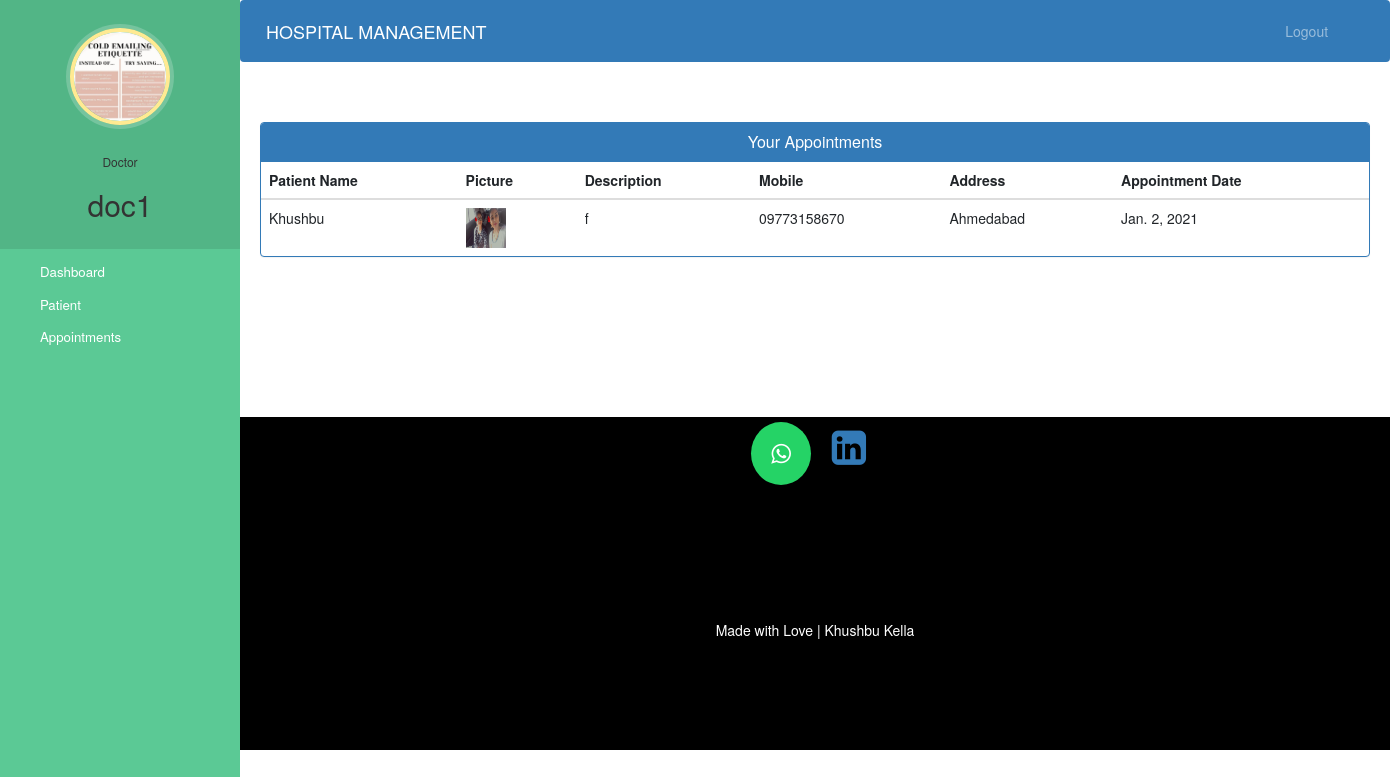
The app's page /doctor-view-appointment (signed in) with its own data.
### hospital/models.py (models this page shows, shortened)
class Doctor(models.Model):
    user=models.OneToOneField(User,on_delete=models.CASCADE)
    profile_pic= models.ImageField(upload_to='profile_pic/DoctorProfilePic/',null=True,blank=True)
    address = models.CharField(max_length=40)
    mobile = models.CharField(max_length=20,null=True)
    department= models.CharField(max_length=50,choices=departments,default='Cardiologist')
    status=models.BooleanField(default=False)

class Appointment(models.Model):
    patientId=models.PositiveIntegerField(null=True)
    doctorId=models.PositiveIntegerField(null=True)
    patientName=models.CharField(max_length=40,null=True)
    doctorName=models.CharField(max_length=40,null=True)
    appointmentDate=models.DateField(auto_now=True)
    description=models.TextField(max_length=500)
    status=models.BooleanField(default=False)

class Patient(models.Model):
    user=models.OneToOneField(User,on_delete=models.CASCADE)
    profile_pic= models.ImageField(upload_to='profile_pic/PatientProfilePic/',null=True,blank=True)
    address = models.CharField(max_length=40)
    mobile = models.CharField(max_length=20,null=False)
    symptoms = models.CharField(max_length=100,null=False)
    assignedDoctorId = models.PositiveIntegerField(null=True)
    admitDate=models.DateField(auto_now=True)
    status=models.BooleanField(default=False)

### hospital/views.py (the view)
# urls.py: path('doctor-view-appointment', views.doctor_view_appointment_view,name='doctor-view-appointment'),
@login_required(login_url='doctorlogin')
@user_passes_test(is_doctor)
def doctor_view_appointment_view(request):
    doctor=models.Doctor.objects.get(user_id=request.user.id) #for profile picture of doctor in sidebar
    appointments=models.Appointment.objects.all().filter(status=True,doctorId=request.user.id)
    patientid=[]
    for a in appointments:
        patientid.append(a.patientId)
    patients=models.Patient.objects.all().filter(status=True,user_id__in=patientid)
    appointments=zip(appointments,patients)
    return render(request,'hospital/doctor_view_appointment.html',{'appointments':appointments,'doctor':doctor})

### hospital/views.py (called while the page is built)
def is_doctor(user):
    return user.groups.filter(name='DOCTOR').exists()

### templates/hospital/doctor_view_appointment.html (shortened to what this page needs)
{% extends 'hospital/doctor_base.html' %}
{% block content %}
{%load static%}
<head>
  <link href="//netdna.bootstrapcdn.com/bootstrap/3.0.0/css/bootstrap.min.css" rel="stylesheet" id="bootstrap-css">
</head>
<div class="container">
  <div class="panel panel-primary">
    <div class="panel-heading">
      <h6 class="panel-title">Your Appointments</h6>
    </div>
    <table class="table table-hover" id="dev-table">
      <thead>
        <tr>
          <th>Patient Name</th>
          <th>Picture</th>
          <th>Description</th>
          <th>Mobile</th>
          <th>Address</th>
          <th>Appointment Date</th>
        </tr>
      </thead>
      {% for a,p in appointments %}
      <tr>
        <td>{{a.patientName}}</td>
        <td> <img src="{% static p.profile_pic.url %}" alt="Profile Pic" height="40px" width="40px" /></td>
        <td>{{a.description}}</td>
        <td>{{p.mobile}}</td>
        <td>{{p.address}}</td>
        <td>{{a.appointmentDate}}</td>
      </tr>
      {% endfor %}
    </table>
  </div>
</div>
{% endblock content %}

### templates/hospital/doctor_base.html (shortened to what this page needs)
<!DOCTYPE html>
{% load static %}
<html lang="en">
<head>
  <link rel="stylesheet" href="https://stackpath.bootstrapcdn.com/bootstrap/4.3.1/css/bootstrap.min.css">
  <link rel="stylesheet" href="https://maxcdn.bootstrapcdn.com/font-awesome/4.7.0/css/font-awesome.min.css">
</head>
<body>
  <nav class="menu" tabindex="0">
    <header class="avatar">
      <img src="{% static doctor.profile_pic.url %}" alt="Profile Pic" />
      <br><br>
      <h6>Doctor</h6>
      <h2>{{request.user.first_name}}</h2>
    </header>
    <ul>
      <li tabindex="0" class="icon-dashboard"> <a style="color:white; text-decoration:none;" href="/doctor-dashboard"><span>Dashboard</span></a> </li>
      <li tabindex="0" class="icon-users"> <a style="color:white; text-decoration:none;" href="/doctor-patient"><span>Patient</span></a></li>
      <li tabindex="0" class="icon-calendar"> <a style="color:white; text-decoration:none;" href="/doctor-appointment"><span>Appointments</span></a></li>
    </ul>
  </nav>
  <main>
    <div class="bs-example">
      <nav class="navbar navbar-expand-md  navbar-dark fixed-top" style="background:#337AB7;">
        <a href="/doctor-dashboard" class="navbar-brand">HOSPITAL MANAGEMENT</a>
        <div class="collapse navbar-collapse justify-content-between" id="navbarCollapse">
          <div class="navbar-nav" style=" margin-left: 90%;">
            <a href="/logout" class="nav-item nav-link">Logout</a>
          </div>
        </div>
      </nav>
    </div>
    <br><br>
    {% block content %}
    {% endblock content %}
    <br><br><br><br><br><br><br>
    <footer>
      <p>
        <a id="ftr" href="https://api.whatsapp.com/send?phone=919773158670" class="fa fa-whatsapp"></a>
        <a href="https://www.linkedin.com/in/khushbu-kella/" class="fa fa-linkedin-square" style="font-size:40px"></a>
      </p>
      <br>
      <div class="container">
        <div class="row">
          <div class="col-md-12 col-sm-12">
            <div style="color:#ffffff;" class="wow fadeInUp footer-copyright">
              <p>Made with Love | Khushbu Kella <br>
            </div>
          </div>
        </div>
      </div>
    </footer>
  </main>
</body>
</html>

### templates/hospital/doctor_base.html (style rules this page uses)
a:link { text-decoration: none; }
a { color: white; }
footer { padding: 0px 0px 0px 0px; background-color: black; margin: 0px; }
#ftr { padding: 20px; }
.fa { font-size: 23px; width: 60px; text-align: center; text-decoration: none; margin: 5px 2px; border-radius: 50%; }
.fa-whatsapp { background: #25d366; color: white; }
p { text-align: center; }
body { padding-left: 240px; }
main { position: relative; height: 100vh; }
.menu { background: #5bc995; height: 100vh; width: 240px; position: fixed; top: 0px; left: 0; z-index: 5; outline: none; }
.menu .avatar { background: rgba(0, 0, 0, 0.1); padding: 2em 0.5em; text-align: center; }
.menu .avatar img { width: 100px; border-radius: 50%; overflow: hidden; border: 4px solid #ffea92; box-shadow: 0 0 0 4px rgba(255, 255, 255, 0.2); }
.menu .avatar h2 { font-weight: normal; margin-bottom: 0; }
.menu ul { list-style: none; padding: 0.5em 0; margin: 0; }
.menu ul li { padding: 0.5em 1em 0.5em 3em; font-size: 0.95em; font-weight: regular; background-repeat: no-repeat; background-position: left 15px center; background-size: auto 20px; transition: all 0.15s linear; cursor: pointer; }
.menu ul li.icon-dashboard { background-image: url("http://www.entypo.com/images//gauge.svg"); }
.menu ul li.icon-users { background-image: url("http://www.entypo.com/images//users.svg"); }
.menu ul li.icon-calendar { background-image: url("http://www.entypo.com/images//calendar.svg"); }

### templates/hospital/doctor_view_appointment.html (style rules this page uses)
a:link { text-decoration: none; }
h6 { text-align: center; }
.row { margin: 100px; }

### records on screen
Doctor: profile_pic (picture)
Appointment: patientName "Khushbu", profile_pic (picture), description "f", mobile "09773158670", address "Ahmedabad", appointmentDate "Jan. 2, 2021"

### other values on screen
{{ request.user.first_name }} "doc1"
